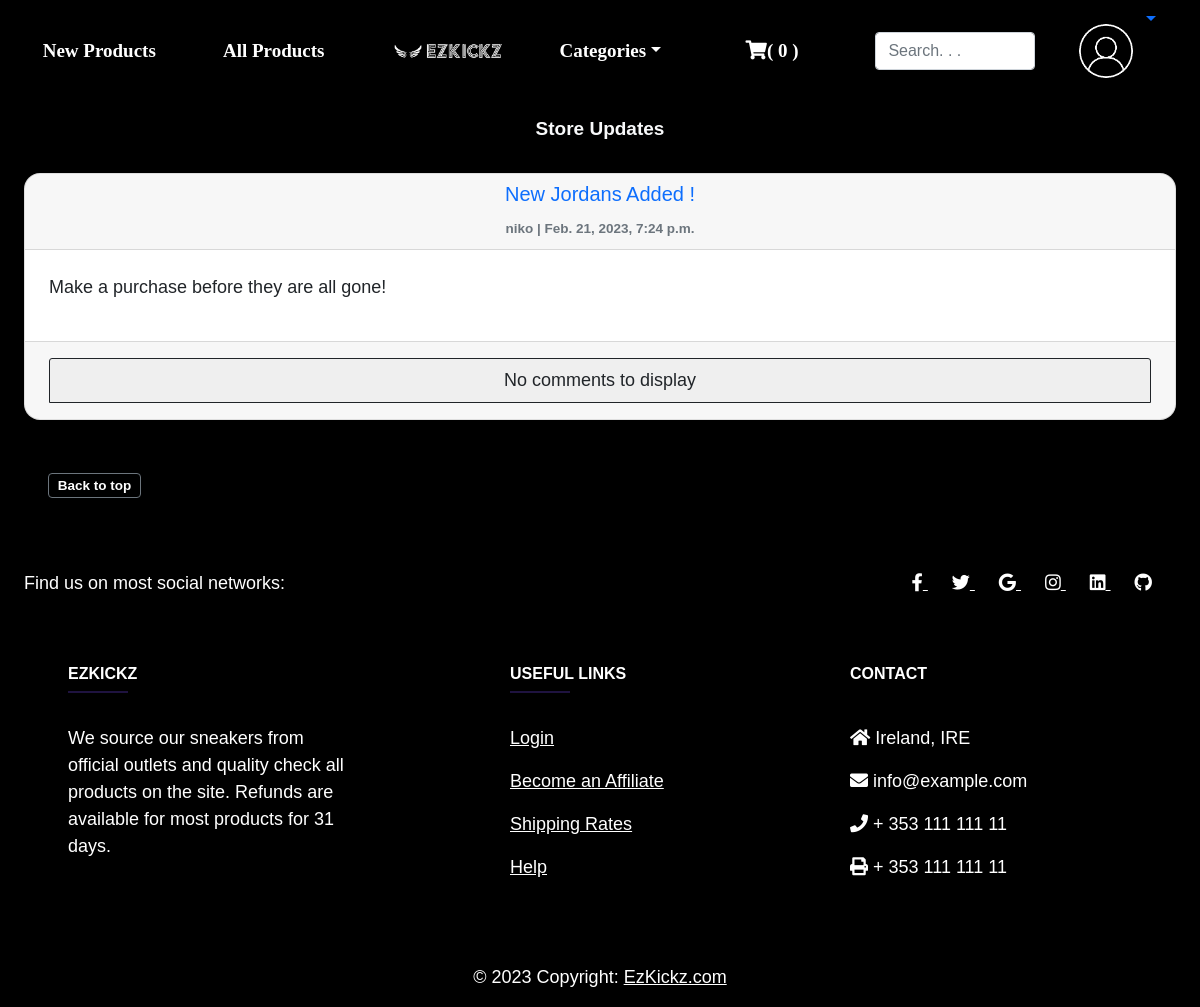
Page /articles/ (signed in) on the committed database.
### articles/models.py (models this page shows, shortened)
class Article(models.Model):
    title = models.CharField(max_length=255)
    date = models.DateTimeField(auto_now_add=True)
    body = models.TextField()
    slug = models.SlugField(null=True, unique=True)
    author = models.ForeignKey(
        get_user_model(),
        on_delete=models.CASCADE,
    )
    class Meta:
        ordering = ['-date'] # filters posts by date
    def get_absolute_url(self):
        return reverse('article_detail', args = [str(self.slug)])

### accounts/models.py (models this page shows)
class CustomUser(AbstractUser):
    age = models.PositiveIntegerField(null=True, blank=True)

### articles/views.py (the view)
# urls.py: path('', ArticleListView.as_view(), name = 'article_display'),
class ArticleListView(ListView):
    model = Article
    template_name = 'article_display.html'

### cart/context_processors.py (called while the page is built)
def counter(request):
    item_count = 0
    if 'admin' in request.path:
        return ()
    else:
        try:
            cart = Cart.objects.filter(cart_id = _cart_id(request))
            cart_items = CartItem.objects.all().filter(cart = cart[:1])
            for cart_item in cart_items:
                item_count += cart_item.quantity
        except Cart.DoesNotExist:
            item_count = 0
    return dict(item_count = item_count)

### cart/views.py (called while the page is built)
def _cart_id(request):
    cart = request.session.session_key
    if not cart:
        cart = request.session.create()
    return cart

### shop/context_processors.py (called while the page is built)
def menu_links(request):
    links = Category.objects.all()
    return dict(links = links)

### shop/models.py (called while the page is built)
    def get_absolute_url(self):
        return reverse('shop:categorizedproducts', args=[self.id])

### templates/article_display.html
{% extends 'base.html' %}
{% block content %}
<h1 class="navbar-brand text-center text-light">Store Updates</h1>
{% for article in object_list %}
<div class="card m-4 gen_card">
    <div class="card-header text-center">
        <h5>
            <a class="posttitle" href="{{ article.get_absolute_url }}">{{ article.title }}</a>
        </h5>
        <span class="text-muted badge badge-primary">{{ article.author }} | {{ article.date }}</span>
    </div>
    <div class="card-body m-2">
        <p>{{ article.body }}</p>
    </div>
    <div class="card-footer">
        {% if article.comments.count >= 1 %}
        <p class="card-header text-center border border-dark m-2">
            <a class="posttitle" href="{% url 'article_detail' article.slug %}">View Comments</a>
        </p>
        {% else %}
        <p class="card-header text-center border border-dark m-2">No comments to display</p>
        {% endif %}
    </div>
</div>
<br>
{% endfor %}
<a class="btn btn-sm btn-outline-secondary m-5 mt-0 badge" href="#">Back to top</a>
{% endblock content%}

### static/css/style.css (style rules this page uses)
body { font-family: 'Gill Sans', 'Gill Sans MT', Calibri, 'Trebuchet MS', sans-serif; background-color: black; }
.navbar-brand { color: #adaab5; padding: 0.5rem 0.5rem 0.5rem 0.5rem; margin: 0.5rem 1rem 0.5rem 1rem; border-radius: 1rem 1rem 1rem 1rem; flex-basis: 15%; font-weight: bolder; font-size: 19px; text-align: center; }
.posttitle { text-decoration: none; }
.gen_card { border-radius: 1rem; }
body { font-size: 18px; }

### rows in the picture
Article: title "New Jordans Added !", author "niko", date "Feb. 21, 2023, 7:24 p.m.", body "Make a purchase before they are all gone!", shows "No comments to display"

### other values in the picture
{{ item_count }} "0"
